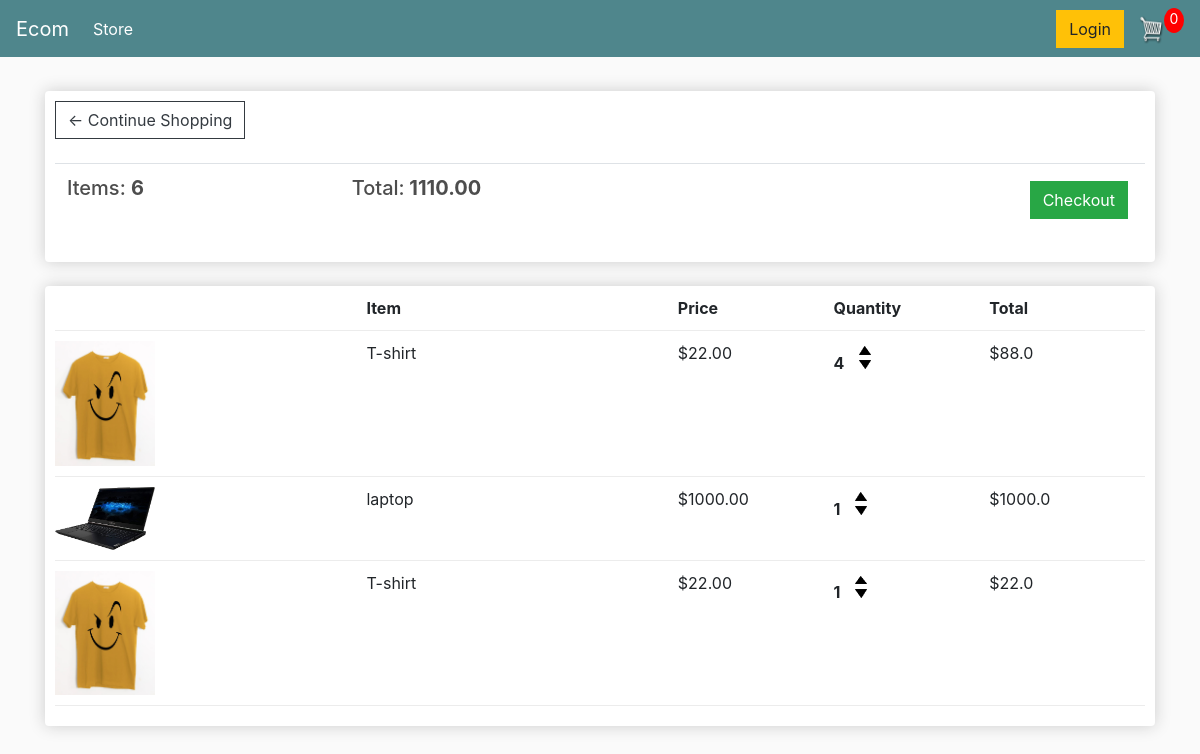
The app's page /cart/ (signed in) with its own data.
### store/models.py (models this page shows, shortened)
class Order(models.Model):
    customer = models.ForeignKey(Customer,on_delete=models.SET_NULL,null=True,blank=True)
    date_ordered = models.DateTimeField(auto_now_add=True)
    complete = models.BooleanField(default=False,null=True,blank=False)
    transaction_id = models.CharField(max_length=100,null=True)
    @property
    def get_cart_total(self):
        orderitems = self.orderitem_set.all()
        total = sum([item.get_total for item in orderitems])
        return total
    @property
    def get_cart_items(self):
        orderitems = self.orderitem_set.all()
        total = sum([item.quantity for item in orderitems])
        return total

class OrderItem(models.Model):
     product = models.ForeignKey(Product,on_delete=models.SET_NULL,null=True,blank=True)
     order = models.ForeignKey(Order,on_delete=models.SET_NULL,null=True,blank=True)
     quantity = models.IntegerField(default=0 , null= True , blank = True)
     date_added = models.DateTimeField(auto_now_add = True)
     @property
     def get_total(self):
         total = self.product.price * self.quantity
         return total

class Product(models.Model):
    name = models.CharField(max_length=200,null = True)
    price = models.FloatField()
    digital = models.BooleanField(default=False,null=True,blank=False)
    image = models.ImageField(null = True,blank=True)
    @property
    def imageURL(self):
        try:
            url = self.image.url
        except:
             url = ''
        return url

### store/views.py (the view)
# urls.py: path('cart/', views.cart , name = "cart"),
def cart(request):
    if request.user.is_authenticated:
        customer = request.user.customer
        order, created = Order.objects.get_or_create(customer=customer,complete = False,)
        items = order.orderitem_set.all()
    else:
        items= []
        order = {'get_cart_total':0, 'get_cart_items':0}
    context = {'items':items, 'order':order}
    return render(request , 'store/cart.html' , context)

### store/templates/store/cart.html
{% extends 'store/main.html' %}
{% load static %}
{% block content %}
	<div class="row">
		<div class="col-lg-12">
			<div class="box-element">
				<a  class="btn btn-outline-dark" href="{% url 'store' %}">&#x2190; Continue Shopping</a>
				<br>
				<br>
				<table class="table">
					<tr>
						<th><h5>Items: <strong>{{order.get_cart_items}}</strong></h5></th>
						<th><h5>Total:<strong> {{order.get_cart_total|floatformat:2}}</strong></h5></th>
						<th>
							<a  style="float:right; margin:5px;" class="btn btn-success" href="{% url 'checkout' %}">Checkout</a>
						</th>
					</tr>
				</table>
			</div>
			<br>
			<div class="box-element">
				<div class="cart-row">
					<div style="flex:2"></div>
					<div style="flex:2"><strong>Item</strong></div>
					<div style="flex:1"><strong>Price</strong></div>
					<div style="flex:1"><strong>Quantity</strong></div>
					<div style="flex:1"><strong>Total</strong></div>
				</div>
				{% for item in items %}
				<div class="cart-row">
					<div style="flex:2"><img class="row-image" src="{{item.product.imageURL}}"></div>
					<div style="flex:2"><p>{{item.product.name}}</p></div>
					<div style="flex:1"><p>${{item.product.price|floatformat:2}}</p></div>
					<div style="flex:1">
						<p class="quantity">{{item.quantity}}</p>
						<div class="quantity">
							<img class="chg-quantity" src="{% static  'images/u.png' %}">
							<img class="chg-quantity" src="{% static  'images/d.png' %}">
						</div>
					</div>
					<div style="flex:1"><p>${{item.get_total}}</p></div>
				</div>
				{% endfor %}
			</div>
		</div>
	</div>
{% endblock content %}

### store/templates/store/main.html (shortened to what this page needs)
<!DOCTYPE html>
{% load static %}
<html>
<head>
	<link rel="stylesheet" href="https://stackpath.bootstrapcdn.com/bootstrap/4.4.1/css/bootstrap.min.css">
	<link rel="stylesheet" type="text/css" href="{% static 'css/main.css' %}">
</head>
<body>
	<nav class="navbar navbar-expand-lg navbar-dark bg-dark">
	  <a class="navbar-brand" href="{% url 'store' %}">Ecom</a>
	  <div class="collapse navbar-collapse" id="navbarSupportedContent">
	    <ul class="navbar-nav mr-auto">
	      <li class="nav-item active">
	        <a class="nav-link" href="{% url 'store' %}">Store <span class="sr-only">(current)</span></a>
	      </li>
	    </ul>
	    <div class="form-inline my-2 my-lg-0">
	     	<a href="#"class="btn btn-warning">Login</a>
	     	<a href="{% url 'cart' %}">
	    		<img  id="cart-icon" src="{% static 'images/sau.png' %}" height="30">
	    	</a>
	    	<p id="cart-total">0</p>
	    </div>
	  </div>
	</nav>
     <div class="container">
            <br>
            {% block content %}
            {% endblock content %}
         </div>
</body>
</html>

### static/css/main.css (style rules this page uses)
body { background-color: hsl(0, 0%, 98%); }
h1,h2,h3,h4,h5,h6 { color:hsl(0, 0%, 30%); }
.box-element { box-shadow:hsl(0, 0%, 80%) 0 0 16px; background-color: #fff; border-radius: 4px; padding: 10px; }
.bg-dark { background-color: #4f868c!important; }
#cart-icon { width:25px; display: inline-block; margin-left: 15px; }
#cart-total { display: block; text-align: center; color:#fff; background-color: red; width: 20px; height: 25px; border-radius: 50%; font-size: 14px; }
.col-lg-4, .col-lg-6, .col-lg-8, .col-lg-12 { margin-top: 10px; }
.btn { border-radius: 0; }
.row-image { width: 100px; }
.cart-row { display: flex; align-items: flex-stretch; padding-bottom: 10px; margin-bottom: 10px; border-bottom: 1px solid #ececec; }
.quantity { display: inline-block; font-weight: 700; padding-right:10px; }
.chg-quantity { width: 12px; cursor: pointer; display: block; margin-top: 5px; transition:.1s; }

### records on screen
Order: get_cart_items "6", get_cart_total "1110.00"
OrderItem: product.imageURL (picture), product.name "T-shirt", product.price "22.00", quantity "4", get_total "88.0"
OrderItem: product.imageURL (picture), product.name "laptop", product.price "1000.00", quantity "1", get_total "1000.0"
OrderItem: product.imageURL (picture), product.name "T-shirt", product.price "22.00", quantity "1", get_total "22.0"
